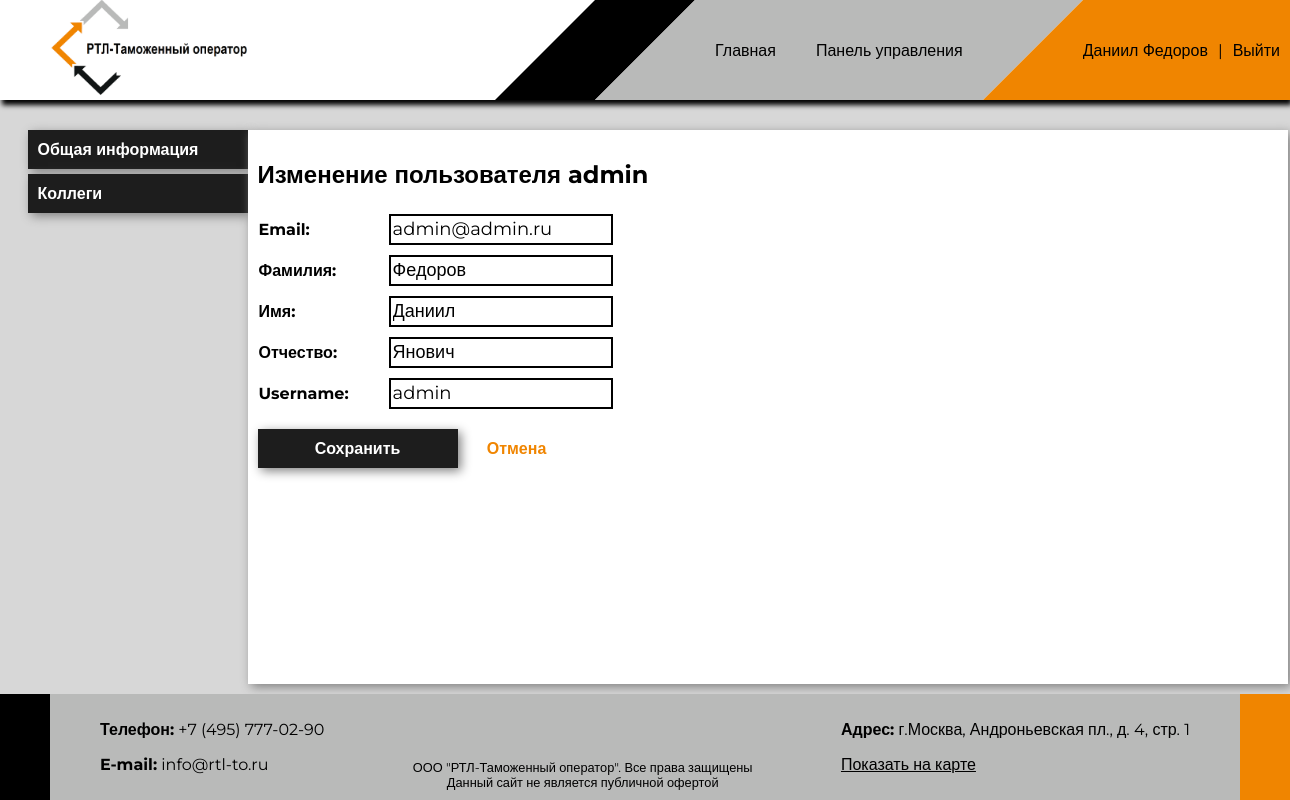
The app's page /clientsarea/users/2b638f3b-8bcb-4ed4-841c-f4ec270cf050/edit/?next=/clientsarea/users/ (signed in) with its own data.
### app_auth/models.py (models this page shows, shortened)
class User(AbstractUser):
    id = models.UUIDField(primary_key=True, default=uuid.uuid4, editable=False)
    last_name = models.CharField(max_length=255, blank=False, null=False, verbose_name=_('фамилия'))
    first_name = models.CharField(max_length=255, blank=False, null=False, verbose_name=_('имя'))
    second_name = models.CharField(max_length=255, blank=True, null=True, verbose_name=_('отчество'))
    email = models.EmailField(blank=False, null=False, verbose_name=_('email'), unique=True)
    client = models.ForeignKey(Client, on_delete=models.CASCADE, verbose_name=_('организация'), related_name='users',
                               null=True, blank=True)
    class Meta:
        verbose_name = _('user')
        verbose_name_plural = _('users')
        permissions = [
            ('view_all_users', 'Can view all users')
        ]

### clientsarea/views.py (the view, shortened to what this page needs)
# urls.py: path('users/<uuid:pk>/edit/', UserEditView.as_view(), name='user_edit_pub'),
class UserEditView(PermissionRequiredMixin, UpdateView):
    permission_required = 'app_auth.change_user'
    template_name = 'clientsarea/user_edit.html'
    form_class = UserEditForm
    model = User
    def get_object(self, queryset=None):
        user = super(UserEditView, self).get_object()
        if self.request.user.client == user.client:
            return user
        else:
            raise PermissionError

### clientsarea/forms.py
class UserEditForm(UserChangeForm):
    password = None
    class Meta:
        model = User
        fields = [
            'email',
            'last_name',
            'first_name',
            'second_name',
            'username'
        ]

### clientsarea/templates/clientsarea/user_edit.html (shortened to what this page needs)
{% extends 'clientsarea/main_menu.html' %}
{% block 'inner_content' %}
<div>
    <h2>Изменение пользователя {{ user.username }}</h2>
</div>
<form method="post">
    <table class="form_table">
        {{ form.as_table }}
    </table>
    <button type="submit">Сохранить</button>
    <a href="{% url 'users_list_pub' %}">Отмена</a>
</form>
{% endblock %}

### static_pages/templates/static_pages/base.html (shortened to what this page needs)
<!DOCTYPE html>
<html lang="en">
<head>
    {% load static %}
    <link rel="stylesheet" type="text/css" href="{% static 'css/base.css' %}">
    <link rel="stylesheet" type="text/css" href="{% static 'css/statics.css' %}">
</head>
<body>
    <div id="header" style="display: flex">
        <div id="logo">
            <a href="/">
                <img src="{% static 'img/logo.png' %}">
            </a>
        </div>
        <div id="menu_wrapper">
            <div id="menu">
                <div><a href="{% url 'home' %}">Главная</a></div>
                {% if user.is_staff %}
                <div><a href="{% url 'dashboard' %}">Панель управления</a></div>
                {% elif user.is_authenticated %}
                <div><a href="{% url 'dashboard_pub' %}">Личный кабинет</a></div>
                {% endif %}
            </div>
            <div id="login_block">
                {% if user.is_authenticated %}
                <a href="{% url 'profile' %}"><div>{{ user.first_name }} {{ user.last_name }}</div></a>
                <span class="login_label">|</span>
                <a href="{% url 'logout' %}"><div>Выйти</div></a>
                {% else %}
                <a href="{% url 'login' %}"><div>Войти</div></a>
                {% endif %}
            </div>
        </div>
    </div>
    <div id="all_content">
        {% block 'content' %}
        {% endblock %}
    </div>
    <div id="footer">
        <div>
            <p><b>Телефон:</b> +7 (495) 777-02-90</p>
            <p><b>E-mail:</b> info@rtl-to.ru</p>
        </div>
        <div class="copyright">
            ООО "РТЛ-Таможенный оператор". Все права защищены<br />
            Данный сайт не является публичной офертой
        </div>
        <div>
            <p><b>Адрес:</b> г.Москва, Андроньевская пл., д. 4, стр. 1</p>
            <a href="https://yandex.ru/maps/-/CCUabPrxGA" target="blank">Показать на карте</a>
        </div>
    </div>
</body>
</html>

### static/css/base.css (style rules this page uses)
html, body { height: 100%; margin: 0; max-width: 1920px; min-width: 1280px; font-family: Montserrat, sans-serif; }
#id_comment, input, select { font-family: Montserrat, sans-serif; border: 2px solid black; height: 25px; font-size: 18px; }
body { display: flex; flex-direction: column; }
#header { width: 100%; height: 100px; display: flex; justify-content: space-between; box-shadow: 2px 5px 5px black; align-items: center; z-index: 100 }
#menu_wrapper a { text-decoration: none; color: black; padding: 5px 0; margin-bottom: -2px; border-bottom: 2px solid transparent; }
#logo { margin-left: 50px }
#logo img { height: 100px; }
#menu_wrapper { height: 100%; display: flex; align-items: center; flex-flow: row nowrap; }
#menu { height: 100%; position:relative; background: #b9bab9; display: flex; justify-content: space-around; align-items: center; margin-right: 100px; }
#menu::before { content: ''; position:absolute; left: -100px; width:0; height:0; border-bottom: 100px solid #b9bab9; border-left: 100px solid transparent; }
#menu::after { content: ''; position:absolute; right: -100px; width:0; height:0; border-top: 100px solid #b9bab9; border-right: 100px solid transparent; }
#menu div { margin: 20px; }
#login_block { height: 100%; min-width: 100px; padding-right: 10px; background: #f08500; position: relative; display: flex; align-items: center; justify-content: center; }
#login_block::before { content: ''; position:absolute; left: -100px; width:0; height:0; border-bottom: 100px solid #f08500; border-left: 100px solid transparent; }
.login_label { margin: 0 10px; font-weight: block; }
#all_content { flex: 1 0 auto; padding-top: 30px; background-color: #d7d7d7; display: flex; justify-content: center; align-items: center; }
#all_content a { text-decoration: none; font-weight: bold; margin-right: 10px; color: #f08500; }
button[type=submit], #ca_menu a.menu_item { display: block; color: white; width: 200px; padding: 10px; margin-bottom: 5px; margin-left: 25px; margin-right: 0; background-color: #1d1d1d; border: none; box-shadow: 3px 3px 10px gray; transition: 150ms linear; }
button[type=submit] { cursor: pointer; font-family: Montserrat, sans-serif; font-weight: bold; font-size: 1em; margin-left: 0; margin-top: 15px; display: inline-block; margin-right: 25px; }
table.form_table, table.detail_view_table { border-spacing: 0; }
table.form_table td, table.detail_view_table td { padding: 5px; }
table.form_table th, table.detail_view_table th { padding-right: 35px; text-align: left !important; }
.horizontal_tables_list td, .horizontal_tables_list td, { padding: 0 !important; padding-bottom: 10px !important; }
#footer { flex-shrink: 0; background: #b9bab9; border-left: 50px solid black; border-right: 50px solid #f08500; padding: 10px 50px 10px 50px; display: flex; justify-content: space-between; }
#footer a { color: black; }
.copyright { align-self: flex-end; font-size: 0.8em; text-align: center; }

### records on screen
User: first_name "Даниил", last_name "Федоров", username "admin", email "admin@admin.ru", second_name "Янович"
